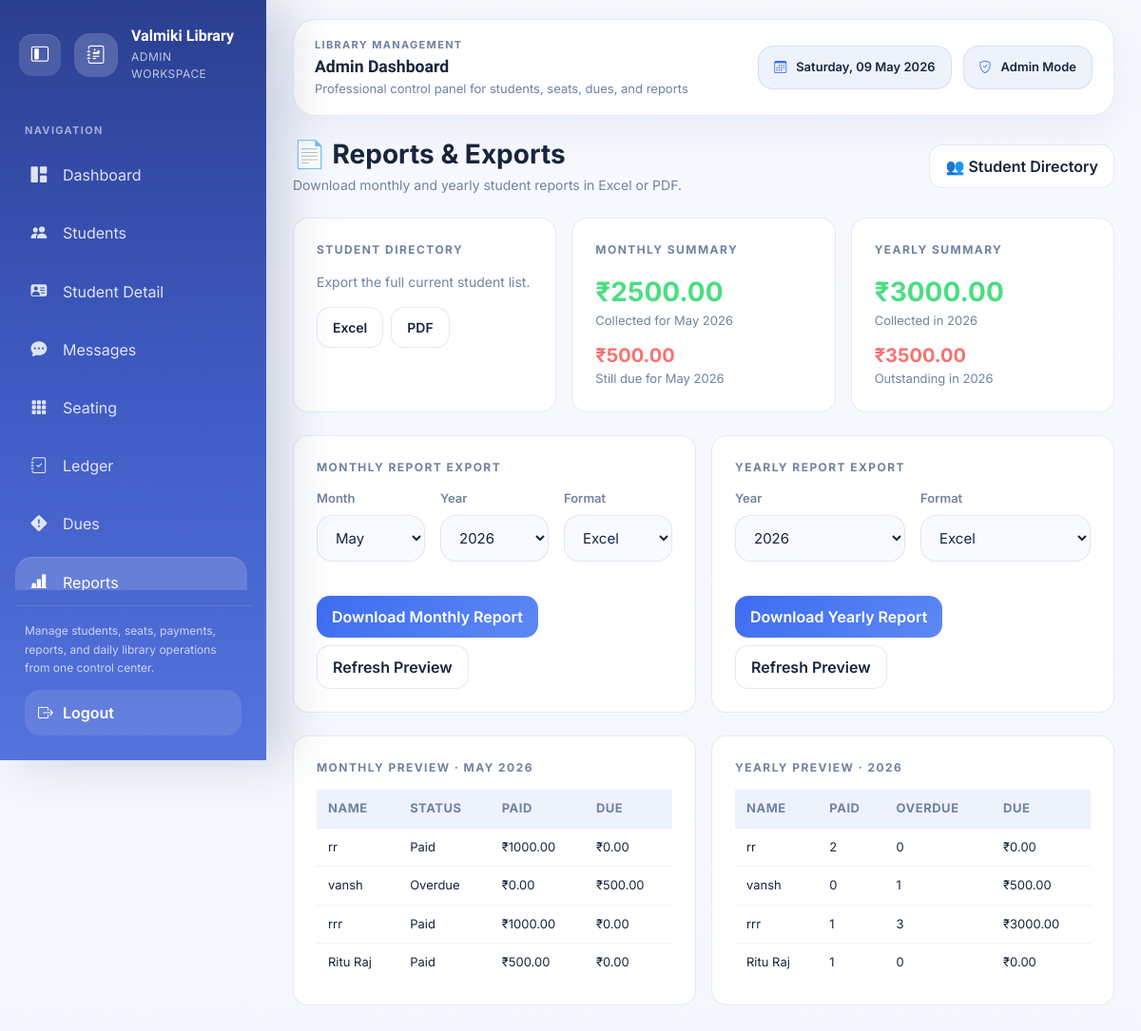
The app's page /reports/ (signed in) with its own data.
### students/models.py (models this page shows, shortened)
class Student(models.Model):
    SHIFT_CHOICES = [
        ('Morning', 'Morning'),
        ('Evening', 'Evening'),
        ('Full Day', 'Full Day'),
    ]
    STATUS_CHOICES = [
        ('Active', 'Active'),
        ('On Hold', 'On Hold'),
        ('Left', 'Left'),
    ]
    PAYMENT_MODE_CHOICES = [
        ('Cash', 'Cash'),
        ('UPI', 'UPI'),
        ('Online', 'Online'),
    ]
    name         = models.CharField(max_length=100)
    contact      = models.CharField(max_length=10)
    email        = models.EmailField(blank=True, null=True, unique=True)
    date_of_birth = models.DateField(blank=True, null=True)
    seat_number  = models.CharField(max_length=3)
    shift        = models.CharField(max_length=20, choices=SHIFT_CHOICES)
    joining_date = models.DateField()
    monthly_fee  = models.DecimalField(max_digits=8, decimal_places=2, default=500)
    monthly_due_day = models.PositiveSmallIntegerField(default=5)
    mode_of_payment = models.CharField(max_length=10, choices=PAYMENT_MODE_CHOICES, default='Cash')
    preparing_for = models.CharField(max_length=150, blank=True)
    academic_details = models.TextField(blank=True)
    profile_photo = models.FileField(upload_to='student_profiles/photos/', blank=True, null=True)
    id_copy = models.FileField(upload_to='student_profiles/id_copies/', blank=True, null=True)
    payment_qr = models.FileField(upload_to='student_profiles/payment_qr/', blank=True, null=True)
    emergency_contact_name = models.CharField(max_length=100, blank=True)
    emergency_contact_phone = models.CharField(max_length=15, blank=True)
    status = models.CharField(max_length=20, choices=STATUS_CHOICES, default='Active')
    email_verified = models.BooleanField(default=False)

class Payment(models.Model):
    PAYMENT_METHOD_CHOICES = [
        ('Cash', 'Cash'),
        ('UPI', 'UPI'),
        ('Online', 'Online'),
    ]
    student  = models.ForeignKey(Student, on_delete=models.CASCADE)
    month    = models.IntegerField()
    year     = models.IntegerField()
    is_paid  = models.BooleanField(default=False)
    paid_on  = models.DateField(null=True, blank=True)
    amount   = models.DecimalField(max_digits=8, decimal_places=2, default=0)
    payment_method = models.CharField(max_length=10, choices=PAYMENT_METHOD_CHOICES, default='Cash')

### students/views.py (the view)
# urls.py: path('reports/',                views.reports_dashboard,     name='reports_dashboard'),
@login_required
def reports_dashboard(request):
    today = date.today()
    selected_year = int(request.GET.get('year', today.year))
    selected_month = int(request.GET.get('month', today.month))
    if selected_month < 1 or selected_month > 12:
        selected_month = today.month
    students = sorted_students()
    monthly_rows, monthly_total_paid, monthly_total_due = monthly_report_rows(
        students, selected_year, selected_month, today
    )
    yearly_rows, yearly_total_paid, yearly_total_due = yearly_report_rows(
        students, selected_year, today
    )
    return render(request, 'students/reports.html', {
        'selected_year': selected_year,
        'selected_month': selected_month,
        'month_title': month_label(selected_year, selected_month),
        'months': list(enumerate(MONTH_NAMES, start=1)),
        'years': build_year_range(today),
        'monthly_preview': monthly_rows[:8],
        'yearly_preview': yearly_rows[:8],
        'monthly_total_paid': monthly_total_paid,
        'monthly_total_due': monthly_total_due,
        'yearly_total_paid': yearly_total_paid,
        'yearly_total_due': yearly_total_due,
    })

### students/finance.py (called while the page is built)
def month_label(year, month):
    return date(year, month, 1).strftime('%B %Y')

def paid_lookup(student, year=None):
    payments = Payment.objects.filter(student=student, is_paid=True)
    if year is not None:
        payments = payments.filter(year=year)
    return {(payment.year, payment.month): payment for payment in payments}

def get_month_status(student, year, month, today, payments=None):
    payments = payments if payments is not None else paid_lookup(student, year)
    payment = payments.get((year, month))
    joining_key = (student.joining_date.year, student.joining_date.month)
    current_key = (today.year, today.month)
    target_key = (year, month)
    if target_key < joining_key:
        return {'code': 'before', 'payment': payment, 'is_advance': False}
    if target_key > current_key:
        if payment:
            return {'code': 'paid', 'payment': payment, 'is_advance': True}
        return {'code': 'future', 'payment': None, 'is_advance': False}
    if payment:
        return {'code': 'paid', 'payment': payment, 'is_advance': False}
    return {'code': 'unpaid', 'payment': None, 'is_advance': False}

def build_ledger_row(student, current_year, today):
    payments = paid_lookup(student, current_year)
    row = {
        'student': student,
        'months': [],
        'paid_count': 0,
        'advance_count': 0,
        'unpaid_count': 0,
        'due_amount': Decimal('0.00'),
    }
    for month_num in range(1, 13):
        status = get_month_status(student, current_year, month_num, today, payments)
        row['months'].append(status['code'])
        if status['code'] == 'paid':
            row['paid_count'] += 1
            if status['is_advance']:
                row['advance_count'] += 1
        elif status['code'] == 'unpaid':
            row['unpaid_count'] += 1
    row['due_amount'] = student.monthly_fee * row['unpaid_count']
    return row

### students/views.py (called while the page is built)
def sorted_students():
    return sorted(Student.objects.all(), key=lambda student: (int(student.seat_number), student.name.lower()))

def build_year_range(today):
    return range(2023, today.year + 3)

### students/templates/students/reports.html (shortened to what this page needs)
{% extends 'students/base.html' %}
{% block content %}
<div class="d-flex justify-content-between align-items-center mb-4 flex-wrap gap-2">
  <div>
    <h3 style="font-weight:700;margin-bottom:4px">📄 Reports & Exports</h3>
    <div style="color:var(--text-muted);font-size:14px">Download monthly and yearly student reports in Excel or PDF.</div>
  </div>
  <a href="{% url 'student_list' %}" class="btn btn-outline-light">👥 Student Directory</a>
</div>
<div class="row g-3 mb-4">
  <div class="col-md-4">
    <div class="report-card">
      <div class="section-title">Student Directory</div>
      <p style="color:var(--text-muted);font-size:14px">Export the full current student list.</p>
      <div class="d-flex gap-2 flex-wrap">
        <a href="{% url 'export_students_excel' %}" class="btn btn-outline-success btn-sm">Excel</a>
        <a href="{% url 'export_students_pdf' %}" class="btn btn-outline-light btn-sm">PDF</a>
      </div>
    </div>
  </div>
  <div class="col-md-4">
    <div class="report-card">
      <div class="section-title">Monthly Summary</div>
      <div style="font-size:28px;font-weight:700;color:#4ade80">₹{{ monthly_total_paid }}</div>
      <div style="font-size:13px;color:var(--text-muted)">Collected for {{ month_title }}</div>
      <div style="font-size:20px;font-weight:700;color:#f87171;margin-top:12px">₹{{ monthly_total_due }}</div>
      <div style="font-size:13px;color:var(--text-muted)">Still due for {{ month_title }}</div>
    </div>
  </div>
  <div class="col-md-4">
    <div class="report-card">
      <div class="section-title">Yearly Summary</div>
      <div style="font-size:28px;font-weight:700;color:#4ade80">₹{{ yearly_total_paid }}</div>
      <div style="font-size:13px;color:var(--text-muted)">Collected in {{ selected_year }}</div>
      <div style="font-size:20px;font-weight:700;color:#f87171;margin-top:12px">₹{{ yearly_total_due }}</div>
      <div style="font-size:13px;color:var(--text-muted)">Outstanding in {{ selected_year }}</div>
    </div>
  </div>
</div>
<div class="row g-3 mb-4">
  <div class="col-md-6">
    <div class="report-card">
      <div class="section-title">Monthly Report Export</div>
      <form method="GET" action="{% url 'export_report' %}" class="row g-3">
        <div class="col-md-4">
          <label class="vl-label">Month</label>
          <select name="month" class="vl-input">
            {% for month_number, month_name in months %}
              <option value="{{ month_number }}" {% if month_number == selected_month %}selected{% endif %}>{{ month_name }}</option>
            {% endfor %}
          </select>
        </div>
        <div class="col-md-4">
          <label class="vl-label">Year</label>
          <select name="year" class="vl-input">
            {% for year in years %}
              <option value="{{ year }}" {% if year == selected_year %}selected{% endif %}>{{ year }}</option>
            {% endfor %}
          </select>
        </div>
        <div class="col-md-4">
          <label class="vl-label">Format</label>
          <select name="format" class="vl-input">
            <option value="xlsx">Excel</option>
          </select>
        </div>
        <div class="col-12 d-flex gap-2 flex-wrap">
          <button type="submit" class="btn btn-primary">Download Monthly Report</button>
          <a href="{% url 'reports_dashboard' %}?year={{ selected_year }}&month={{ selected_month }}" class="btn btn-outline-light">Refresh Preview</a>
        </div>
      </form>
    </div>
  </div>
  <div class="col-md-6">
    <div class="report-card">
      <div class="section-title">Yearly Report Export</div>
      <form method="GET" action="{% url 'export_report' %}" class="row g-3">
        <div class="col-md-6">
          <label class="vl-label">Year</label>
          <select name="year" class="vl-input">
            {% for year in years %}
              <option value="{{ year }}" {% if year == selected_year %}selected{% endif %}>{{ year }}</option>
            {% endfor %}
          </select>
        </div>
        <div class="col-md-6">
          <label class="vl-label">Format</label>
          <select name="format" class="vl-input">
            <option value="xlsx">Excel</option>
          </select>
        </div>
        <div class="col-12 d-flex gap-2 flex-wrap">
          <button type="submit" class="btn btn-primary">Download Yearly Report</button>
          <a href="{% url 'reports_dashboard' %}?year={{ selected_year }}&month={{ selected_month }}" class="btn btn-outline-light">Refresh Preview</a>
        </div>
      </form>
    </div>
  </div>
</div>
<div class="row g-3">
  <div class="col-md-6">
    <div class="report-card">
      <div class="section-title">Monthly Preview · {{ month_title }}</div>
      <div style="overflow-x:auto">
        <table class="vl-table preview-table">
          <thead>
            <tr>
              <th>Name</th>
              <th>Status</th>
              <th>Paid</th>
              <th>Due</th>
            </tr>
          </thead>
          <tbody>
            {% for row in monthly_preview %}
            <tr>
              <td>{{ row.student.name }}</td>
              <td>{{ row.status }}</td>
              <td>₹{{ row.amount_paid }}</td>
              <td>₹{{ row.due_amount }}</td>
            </tr>
            {% empty %}
            <tr><td colspan="4" class="text-center" style="color:var(--text-muted)">No students found.</td></tr>
            {% endfor %}
          </tbody>
        </table>
      </div>
    </div>
  </div>
  <div class="col-md-6">
    <div class="report-card">
      <div class="section-title">Yearly Preview · {{ selected_year }}</div>
      <div style="overflow-x:auto">
        <table class="vl-table preview-table">
          <thead>
            <tr>
              <th>Name</th>
              <th>Paid</th>
              <th>Overdue</th>
              <th>Due</th>
            </tr>
          </thead>
          <tbody>
            {% for row in yearly_preview %}
            <tr>
              <td>{{ row.student.name }}</td>
              <td>{{ row.paid_months }}</td>
              <td>{{ row.overdue_months }}</td>
              <td>₹{{ row.due_amount }}</td>
            </tr>
            {% empty %}
            <tr><td colspan="4" class="text-center" style="color:var(--text-muted)">No students found.</td></tr>
            {% endfor %}
          </tbody>
        </table>
      </div>
    </div>
  </div>
</div>
{% endblock %}

### students/templates/students/base.html (style rules this page uses)
:root { --bg-main: #f4f7fc; --bg-card: #ffffff; --bg-deep: #edf2fb; --border: rgba(102, 126, 174, 0.16); --text-main: #18253d; --text-muted: #7182a2; --text-nav: rgba(245, 248, 255, 0.88); --navbar-bg: rgba(255, 255, 255, 0.92); --table-bg: #ffffff; --input-bg: #f8faff; --row-hover: rgba(81, 115, 191, 0.06); --sidebar-grad-start: #2b3f90; --sidebar-grad-mid: #405bc4; --sidebar-grad-end: #5473dc; --sidebar-active: rgba(255, 255, 255, 0.16); --accent: #3d6cf2; --accent-strong: #274fc6; --success: #1ea66b; --warning: #e2a422; --danger: #d96376; --shadow-soft: 0 18px 36px rgba(111, 136, 182, 0.09); --shadow-card: 0 22px 50px rgba(105, 123, 165, 0.14); --sidebar-width: 280px; --sidebar-collapsed-width: 96px; }
* { box-sizing: border-box; margin: 0; padding: 0; }
html, body { min-height: 100%; }
body { background: radial-gradient(circle at top left, rgba(94, 134, 226, 0.12), transparent 24%), linear-gradient(180deg, #f7f9fe 0%, var(--bg-main) 100%); color: var(--text-main); font-family: "Inter", sans-serif; min-height: 100vh; transition: background 0.25s ease; }
a { color: inherit; }
.section-title { font-size: 12px; font-weight: 700; color: var(--text-muted); margin-bottom: 14px; text-transform: uppercase; letter-spacing: 0.12em; }
.vl-table { width: 100%; border-collapse: collapse; font-size: 14px; background: transparent; }
.vl-table th { background: var(--bg-deep); color: var(--text-muted); padding: 14px 16px; text-align: left; font-weight: 700; border-bottom: 1px solid var(--border); white-space: nowrap; font-size: 12px; letter-spacing: 0.04em; text-transform: uppercase; }
.vl-table td { padding: 14px 16px; border-bottom: 1px solid rgba(102, 126, 174, 0.11); color: var(--text-main); vertical-align: middle; }
.vl-table tr:last-child td { border-bottom: none; }
.vl-input { width: 100%; background: var(--input-bg); border: 1px solid rgba(102, 126, 174, 0.16); border-radius: 16px; padding: 13px 15px; color: var(--text-main); font-size: 15px; margin-bottom: 20px; outline: none; transition: border-color 0.18s ease, box-shadow 0.18s ease; }
.vl-label { color: var(--text-muted); font-size: 13px; margin-bottom: 8px; display: block; font-weight: 600; }
.btn { border-radius: 14px; font-weight: 600; padding: 10px 16px; box-shadow: none; }
.btn-primary, .btn-success { background: linear-gradient(135deg, var(--accent) 0%, #5d89f4 100%); border: none; }
.btn-outline-light, .btn-outline-info, .btn-outline-warning, .btn-outline-success { background: #ffffff; border-color: rgba(102, 126, 174, 0.16); color: var(--text-main); }

### students/templates/students/reports.html (style rules this page uses)
.report-card { background: var(--bg-card); border: 1px solid var(--border); border-radius: 16px; padding: 24px; height: 100%; }
.preview-table td, .preview-table th { padding: 10px 12px; font-size: 13px; }

### records on screen
Student: student.name "rr", status "Paid", amount_paid "1000.00", due_amount "0.00", paid_months "2", overdue_months "0"
Student: student.name "vansh", status "Overdue", amount_paid "0.00", due_amount "500.00", paid_months "0", overdue_months "1"
Student: student.name "rrr", status "Paid", amount_paid "1000.00", due_amount "0.00", paid_months "1", overdue_months "3", due_amount "3000.00"
Student: student.name "Ritu Raj", status "Paid", amount_paid "500.00", due_amount "0.00", paid_months "1", overdue_months "0"

### other values on screen
{{ monthly_total_paid }} "2500.00"
{{ month_title }} "May 2026"
{{ monthly_total_due }} "500.00"
{{ yearly_total_paid }} "3000.00"
{{ selected_year }} "2026"
{{ yearly_total_due }} "3500.00"
{{ month_title }} "MAY 2026"
form field month "May"
form field year "2026"
